Frame 1 (no input): blank canvas, image omitted
Frame 60 (no input): blank canvas, image omitted
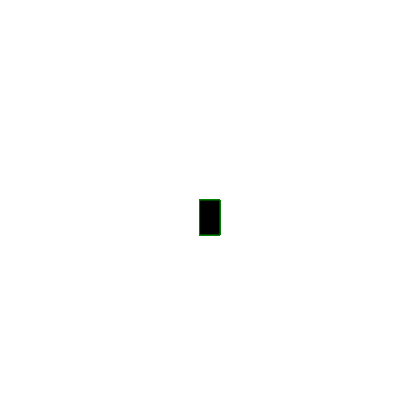
Frame 120 (the mouse pressed at the canvas centre since frame 60)

The p5.js sketch whose frames 1 and 60 were blank and that drew this single picture after the mouse press (run headless with seeded random() and noise() and a simulated clock; from frame 60 on, the mouse is pressed at the canvas centre):

// p5.js sketch
// ── sketch.js
function setup() {
  createCanvas(400, 400);
  background("white")
}

function draw() {
  stroke("green");
  fill("black");
  
  
  if (mouseIsPressed) {
    rect(mouseX, mouseY, 20, 35);
  }
}
